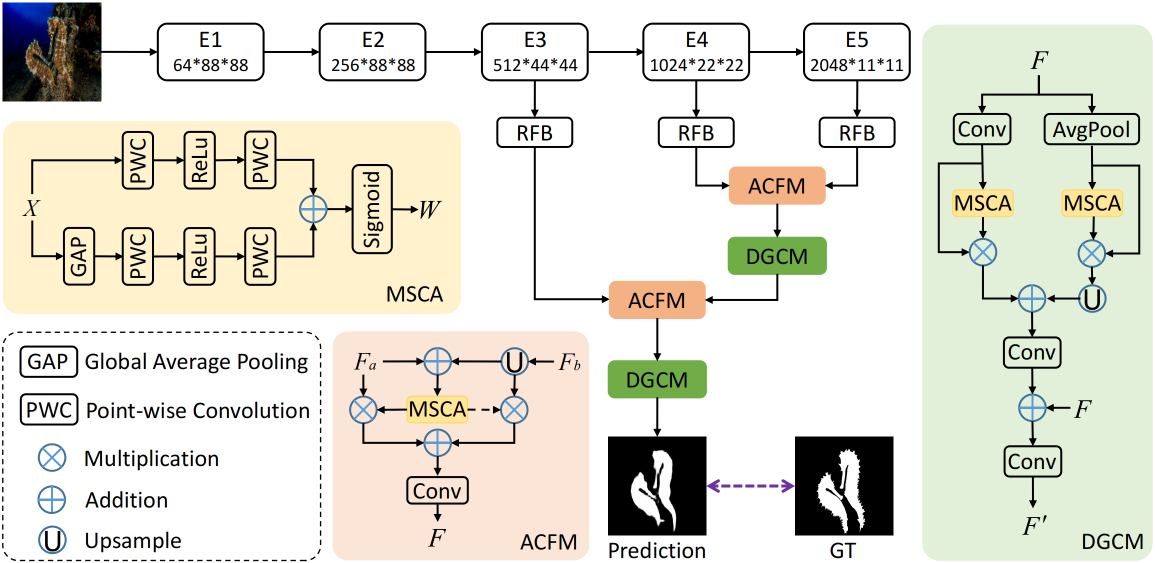
#> input picture EndoKED_SEG_Baselines/C2FNet/Images/net.png, 2310 x 1126 px (shown at 1/2 size)
$ python -i transforms.py   (imports and definitions only)
#> lines starting #> are read from the running program, lines starting #| are printed output that depends on the picture
import random
import numpy as np
from PIL import Image
#from scipy import misc
# import mmcv
import imageio

from PIL import ImageFilter, ImageOps, Image


class GaussianBlur(object):
    """
    Apply Gaussian Blur to the PIL image.
    """
    # [15 lines left out: functions __init__, __call__, not called in this run]


class Solarization(object):
    """
    Apply Solarization to the PIL image.
    """
    def __init__(self, p):
        self.p = p

    # [254 lines left out: functions __call__, normalize_img, normalize_img2, random_scaling, _img_rescaling, img_resize_short and 7 more, not called in this run]


class PhotoMetricDistortion(object):
    """ from mmseg """

    def __init__(self,
                 brightness_delta=32,
                 contrast_range=(0.5, 1.5),
                 saturation_range=(0.5, 1.5),
                 hue_delta=18):

        self.brightness_delta = brightness_delta
        self.contrast_lower, self.contrast_upper = contrast_range
        self.saturation_lower, self.saturation_upper = saturation_range
        self.hue_delta = hue_delta

    def convert(self, img, alpha=1, beta=0):
        """Multiple with alpha and add beat with clip."""
        img = img.astype(np.float32) * alpha + beta
        img = np.clip(img, 0, 255)
        return img.astype(np.uint8)

    def brightness(self, img):
        """Brightness distortion."""
        if np.random.randint(2):
            return self.convert(
                img,
                beta=random.uniform(-self.brightness_delta,
                                    self.brightness_delta))
        return img

    def contrast(self, img):
        """Contrast distortion."""
        if np.random.randint(2):
            return self.convert(
                img,
                alpha=random.uniform(self.contrast_lower, self.contrast_upper))
        return img

    def saturation(self, img):
        """Saturation distortion."""
        if np.random.randint(2):
            img = mmcv.bgr2hsv(img)
            img[:, :, 1] = self.convert(
                img[:, :, 1],
                alpha=random.uniform(self.saturation_lower,
                                     self.saturation_upper))
            img = mmcv.hsv2bgr(img)
        return img

    def hue(self, img):
        """Hue distortion."""
        if np.random.randint(2):
            img = mmcv.bgr2hsv(img)
            img[:, :,
                0] = (img[:, :, 0].astype(int) +
                      np.random.randint(-self.hue_delta, self.hue_delta)) % 180
            img = mmcv.hsv2bgr(img)
        return img

    def __call__(self, img):
        """Call function to perform photometric distortion on images.
        Args:
            results (dict): Result dict from loading pipeline.
        Returns:
            dict: Result dict with images distorted.
        """

        #img = results['img']
        # random brightness
        img = self.brightness(img)

        # mode == 0 --> do random contrast first
        # mode == 1 --> do random contrast last
        mode = np.random.randint(2)
        if mode == 1:
            img = self.contrast(img)

        # random saturation
        img = self.saturation(img)

        # random hue
        img = self.hue(img)

        # random contrast
        if mode == 0:
            img = self.contrast(img)

        #results['img'] = img
        return img

    # [9 lines left out: function __repr__, not called in this run]

>>> import cv2
>>> picture = cv2.imread('../../EndoKED_SEG_Baselines/C2FNet/Images/net.png', cv2.IMREAD_GRAYSCALE)
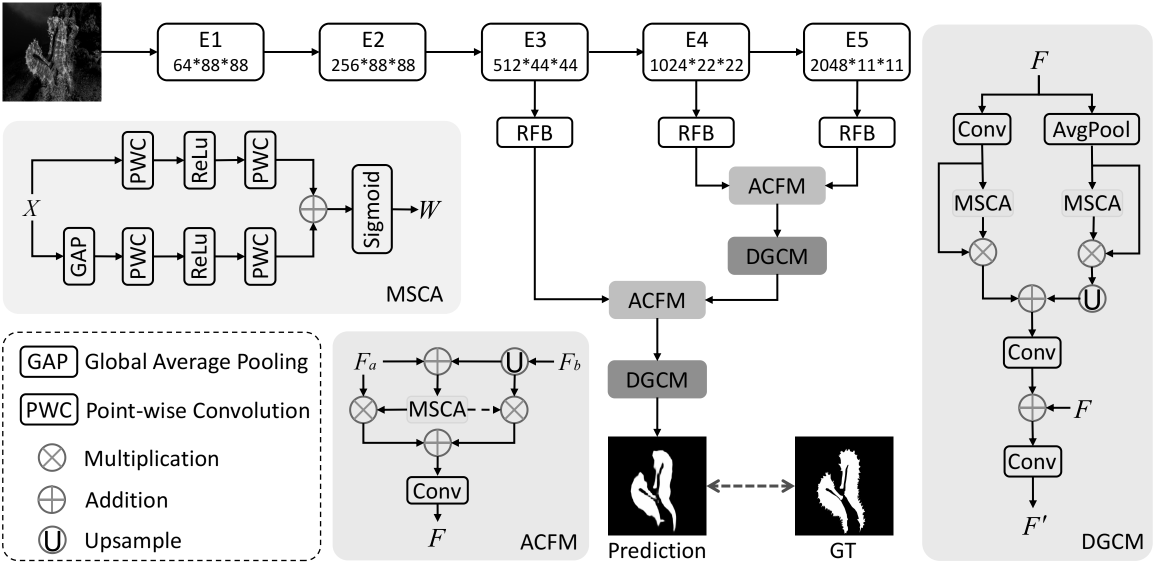
#> picture: shape (1126, 2310) (shown at 1/2 size); min 0, max 255, mean 222.7
>>> result = PhotoMetricDistortion()(picture)
#> in convert, `img = np.clip(img, 0, 255)`:
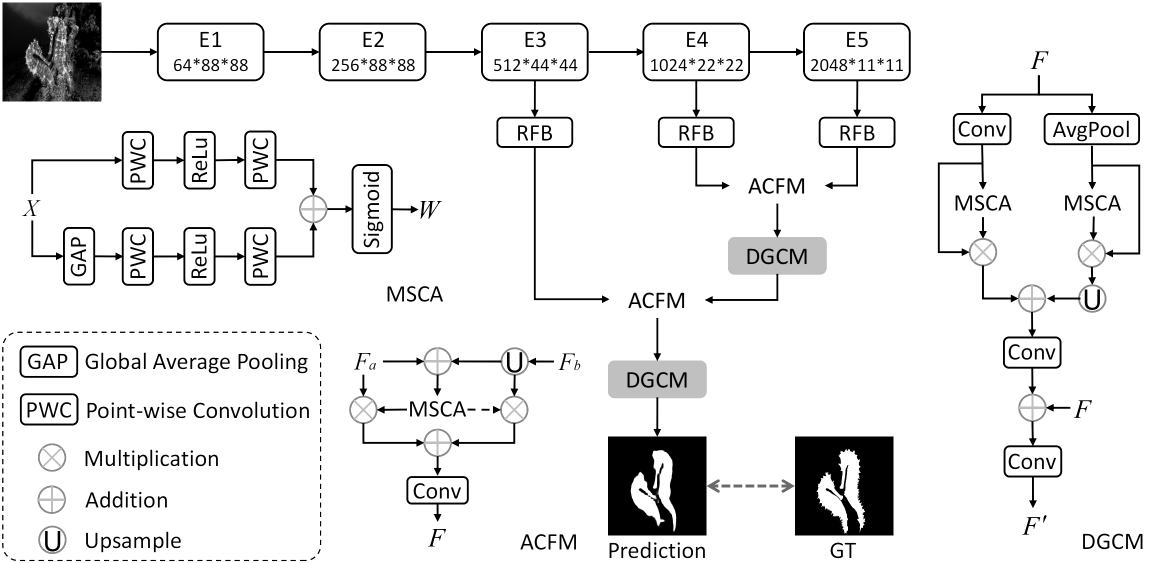
#> img: shape (1126, 2310) float32 (shown at 1/2 size); min 0, max 255, mean 232.8
#> (the run stopped early here; a loop or call above may not have finished)
